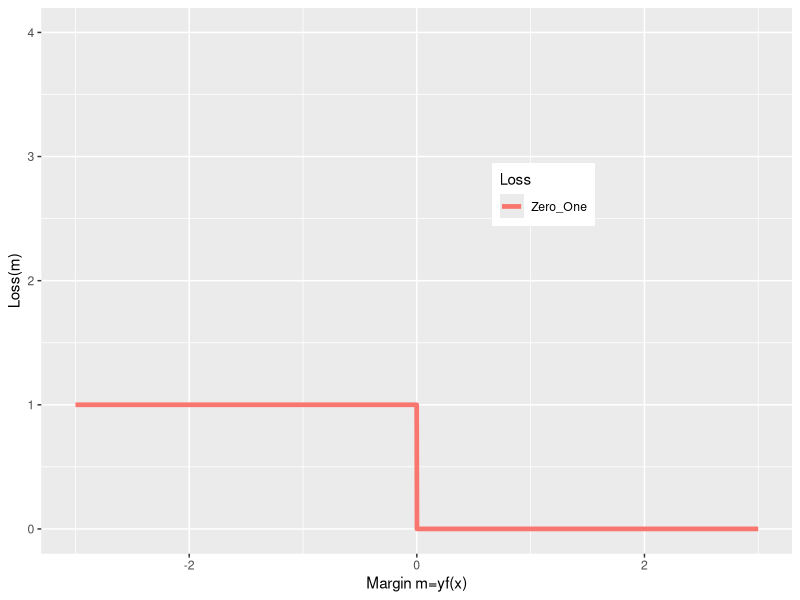

Generate this figure with R: (Note: this script raises an error after producing the figure.)
library(ggplot2)
library(reshape2)
library(data.table)

jobFolder = "~/Dropbox/repos/mlcourse/Code"

xmin=-4
xmax=4
d = data.table(margin = seq(xmin,xmax,length.out=3000))
d[, Zero_One := as.numeric(margin<0)]
d[, Hinge := pmax(1-margin, 0)]
d[, Perceptron := pmax(-margin, 0)]
d[, Logistic := log(1+ exp(-margin))]
d[, Exponential := exp(-margin)]
d[, Square := (1-margin)^2]

dd = as.data.table(melt(d, id.vars="margin"))#, variable.name="Loss")
setnames(dd, "variable", "Loss")

plotOrder = c("Zero_One", "Perceptron", "Hinge", "Logistic")
plotOrder = c("Zero_One", "Hinge", "Logistic", "Square")

for (i in 1:length(plotOrder)) {
  p = ggplot(dd[Loss %in% plotOrder[1:i]] , aes(x=margin, y=value, color=Loss))
  p = p + geom_line(size=1.6)+ xlab("Margin m=yf(x)") + ylab("Loss(m)")+xlim(-3,3)+ylim(0,4)
  p = p + theme(legend.justification=c(0,0), legend.position=c(0.6,.6))
  print(fname)
  fname = paste0(jobFolder,"/loss.",paste(plotOrder[1:i],collapse="."),".png")
  ggsave(filename=fname,plot=p, units="in", width=6, height = 4)
}


## Huberized Loss
xmin=-4
xmax=4
d = data.table(margin = seq(xmin,xmax,length.out=3000))
d[, SquareHinge := pmax(1-margin, 0)^2]
d[, Negative4Margin := -.1-4*margin]
d[, HuberizedSquareHinge := .2+ifelse(margin< -1, Negative4Margin, SquareHinge)]
dd = as.data.table(melt(d, id.vars="margin"))#, variable.name="Loss")
setnames(dd, "variable", "Loss")
p = ggplot(dd, aes(x=margin, y=value, color=Loss))
p = p + geom_line()+ xlab("Margin m=yf(x)") + ylab("Loss(m)")
p = p + theme(legend.justification=c(0,0), legend.position=c(.4,.6))
p+xlim(-3,2)+ylim(-10,16)
fname = "/Users/dr9512/Dropbox/NYU.ML.Class/Homeworks/Midterm/Figures/huberizedSqrHinge.png"
ggsave(filename=fname,plot=p, units="in", width=6, height = 4)
